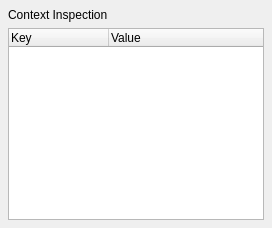
<?xml version="1.0" encoding="UTF-8"?>
<ui version="4.0">
 <class>ContextInspectionPanel</class>
 <widget class="QWidget" name="contextInspectionPanel">
  <layout class="QVBoxLayout" name="mainLayout">
   <property name="leftMargin"><number>8</number></property>
   <property name="topMargin"><number>8</number></property>
   <property name="rightMargin"><number>8</number></property>
   <property name="bottomMargin"><number>8</number></property>
   <property name="spacing"><number>6</number></property>
   <item>
    <widget class="QLabel" name="panelTitle">
     <property name="text"><string>Context Inspection</string></property>
    </widget>
   </item>
   <item>
    <widget class="QTreeWidget" name="contextTree">
     <column><property name="text"><string>Key</string></property></column>
     <column><property name="text"><string>Value</string></property></column>
    </widget>
   </item>
  </layout>
 </widget>
 <layoutdefault spacing="6" margin="11"/>
 <resources/>
 <connections/>
</ui>
